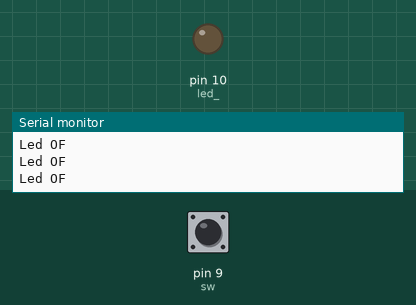
A sketch run on a simulated Arduino Uno, built with avr-gcc and run on an emulated ATmega328P. On the bench: output pins drawn as LEDs (lit = HIGH), the last lines printed to the serial monitor. The test bench sets the inputs (shaded band); at power-on: pin 9 (sw) HIGH.

Above: at 1.2 s.
1.3 s: pin 9 (sw) pulled LOW for 0.15 s
At 1.38 s:
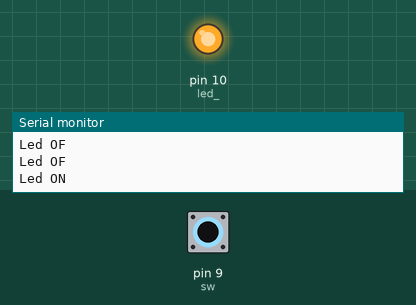
2.9 s: pin 9 (sw) pulled LOW for 3.2 s
At 7.5 s:
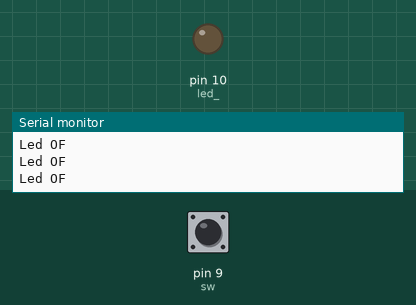
Timing chart, 0 to 9.0 s (numbered marks = the images above; inputs shaded):
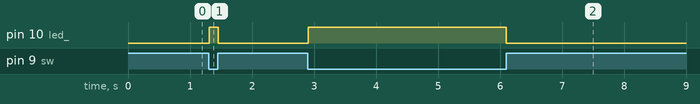

The sketch:

controling_led_using_switch.ino
```cpp
#define sw 9
#define led_ 10

void led_on(uint8_t led);
void led_of(uint8_t led);

void setup()
{
  pinMode(sw, INPUT_PULLUP);
  pinMode(led_, OUTPUT);
  Serial.begin(9600);
}
void loop()
{
  uint8_t rw = digitalRead(sw);
  if(rw == 0)
  {
    led_on(led_);
  }
  else
  {
    led_of(led_);
  }
}

void led_on(uint8_t led)
{
  digitalWrite(led, HIGH);
  Serial.println("Led ON\n");
}
void led_of(uint8_t led)
{
  digitalWrite(led, LOW);
  Serial.println("Led OF\n");
}
```

Measured:
- after the input at 1.3 s, pin 10 (led_): LOW → HIGH at once, → LOW 0.15 s later
- after the input at 2.9 s, pin 10 (led_): LOW → HIGH at once, → LOW 3.2 s later
